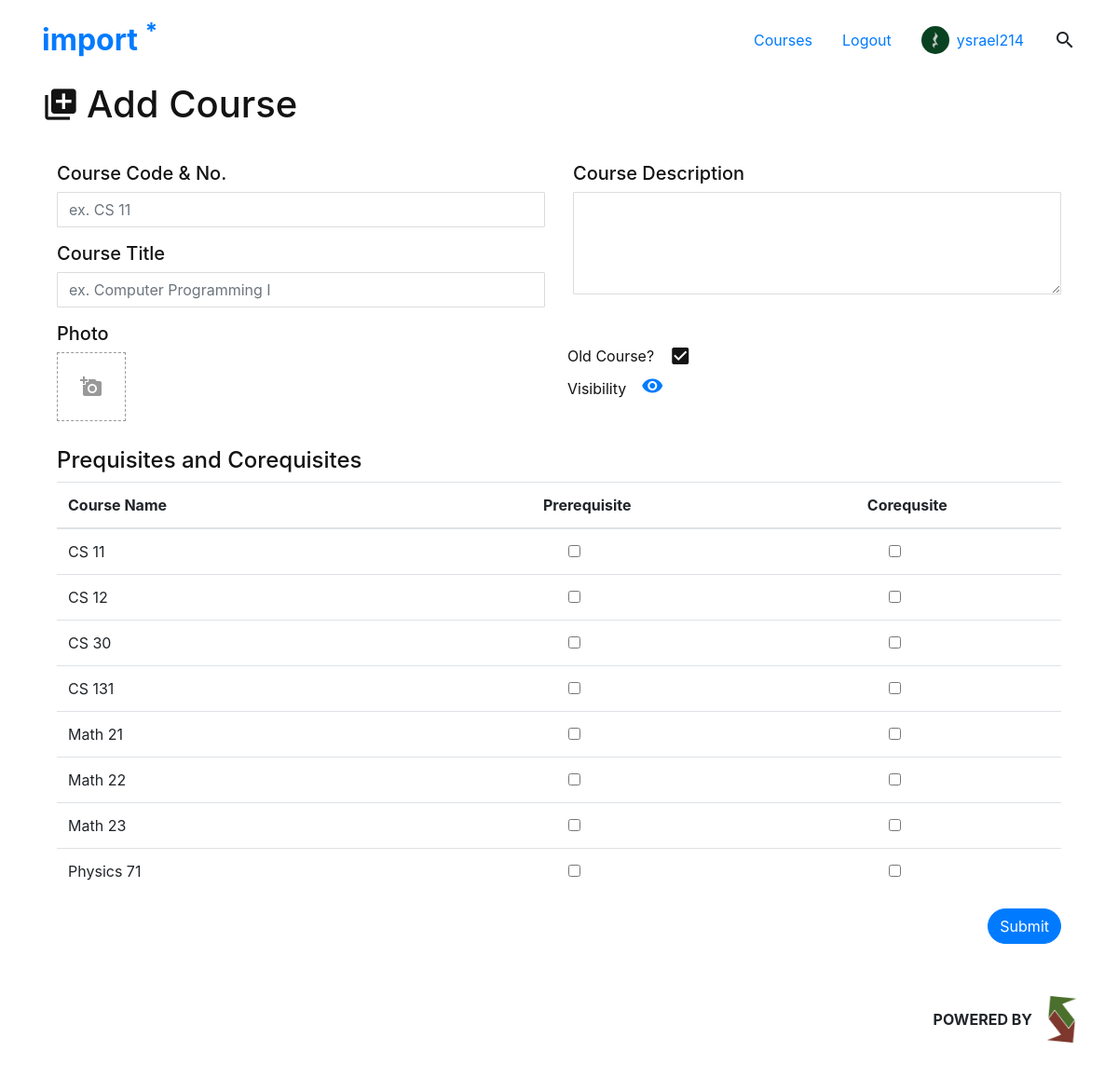
/su/course/add/ (signed in), run on an earlier commit of the app's database.
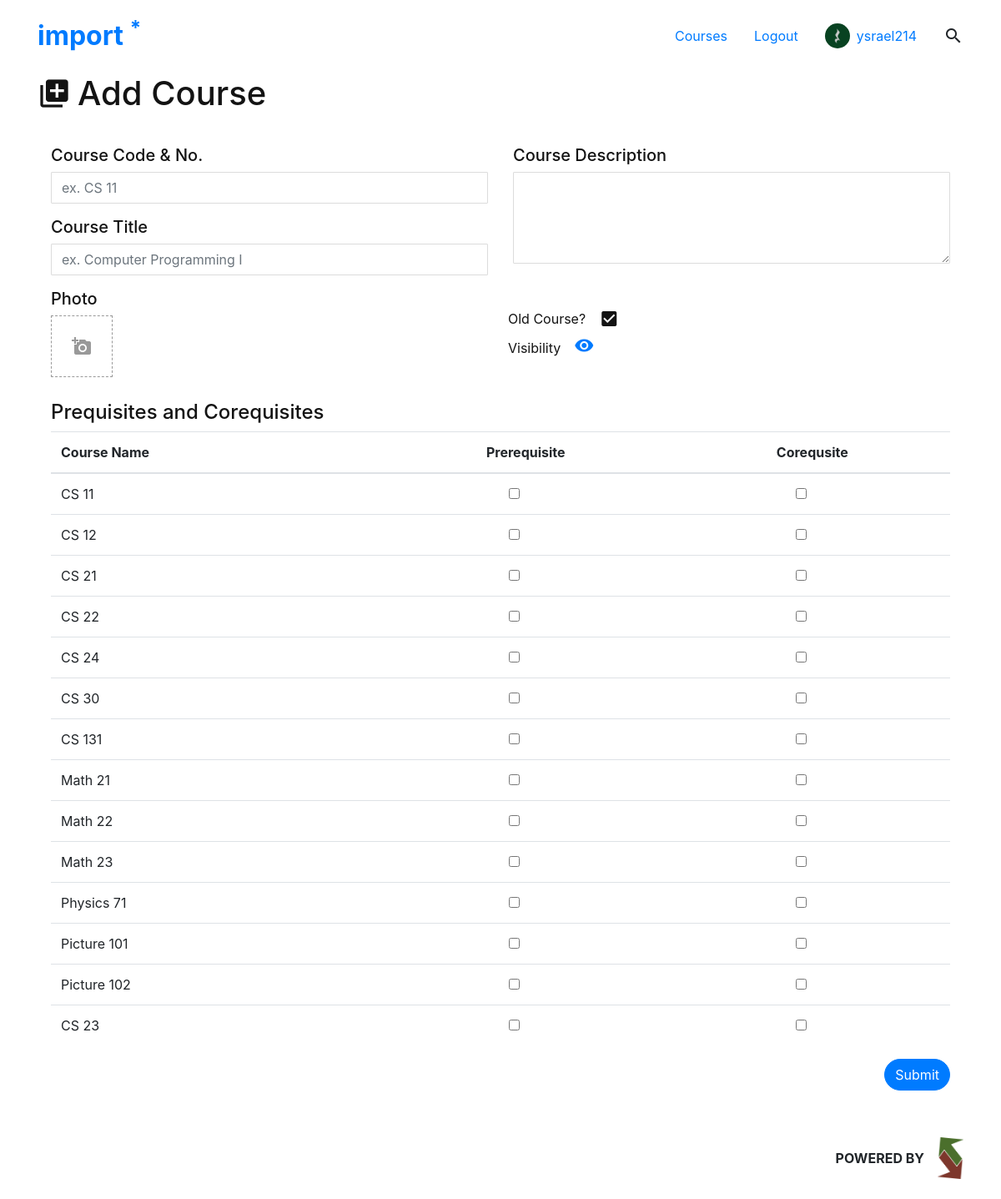
And on a later commit of the database.
### reviewer/models.py (models this page shows, shortened)
class Course(models.Model):
	name = models.CharField("Course Name", max_length=20)
	code = models.CharField("Course Code", max_length=10)
	number = models.CharField("Course Number", max_length=10)
	number_len = models.PositiveSmallIntegerField(default=1)
	title = models.CharField("Course Title", max_length=50)
	description = models.TextField("Course Description", blank=True)
	old_curr = models.BooleanField("Pre-2018 Curriculum Exclusive?", default=False)
	visible = models.BooleanField("Visible?", default=True)
	prereqs = models.ManyToManyField('self', blank=True, default=None, symmetrical=False, related_name="preq")
	coreqs = models.ManyToManyField('self', blank=True, default=None,symmetrical=False , related_name="creq")
	lastupdated = models.DateTimeField("Last Updated", default=timezone.now)
	image = models.ImageField(verbose_name="Cover Photo", null=True, blank=True, upload_to=course_uploadto)

### reviewer/views.py (the view)
# urls.py: path('su/course/<str:purpose>/', views.admin_course, name="admin_course"),
def admin_course(request, purpose):
	return admin_get_course(request, purpose, False)

### reviewer/forms.py
class CourseForm(forms.Form):
	query = Course.objects.order_by('code', 'number_len', 'number')
	name = forms.CharField(max_length=20, widget=forms.TextInput(attrs={'class': 'form-control', 'placeholder' : 'ex. CS 11'}))
	code = forms.CharField(max_length=10)
	number = forms.CharField(max_length=10)
	title = forms.CharField(max_length=50, widget=forms.TextInput(attrs={'class': 'form-control', 'placeholder' : 'ex. Computer Programming I'}))
	description = forms.CharField(widget=forms.Textarea(attrs={'class': 'form-control', 'placeholder' : '', 'rows': 4}), required=False)
	old_curr = forms.BooleanField(widget=forms.CheckboxInput(attrs={ 'class': 'form-check-input' }), required=False, initial=False)
	visible = forms.BooleanField(widget=forms.CheckboxInput(attrs={ 'class': 'form-check-input' }), required=False, initial=True)
	lastupdated = datetime.datetime.now()
	image = forms.ImageField(required=False)
	prereq = forms.ModelMultipleChoiceField(
		widget = forms.CheckboxSelectMultiple(),
        queryset = query,
        required = False
	)
	coreq = forms.ModelMultipleChoiceField(
		widget = forms.CheckboxSelectMultiple(),
        queryset = query,
        required = False
	)

### reviewer/templates/reviewer/admin.html (shortened to what this page needs)
{% extends 'reviewer/base.html' %}
{% block content %}
<div class="container pt-5">
	<div class="pt-4" style="color: #131313">
		{% include 'reviewer/courses/course_add.html' %}
	</div>
</div>
{% endblock %}

### reviewer/templates/reviewer/courses/course_add.html (shortened to what this page needs)
<h1 class="admin-title mb-3 mt-3 h1">
	<span class="d-inline-flex">
		<i class="material-icons my-auto mr-2 import-font-primary" style="font-size: inherit;">
		</i>
		<span class="my-auto">Add Course</span>
	</span>
</h1>
<div class="d-flex flex-column p-3">
	<form class="form-group" method="POST" action="{% url 'admin_course' 'add' %}" enctype="multipart/form-data">
		<div class="row">
			<div class="col-lg-6">
				<div class="form-control-group mb-3">
					<h5>Course Code & No.</h5>
					{{ courseform.name }}
				</div>
				<div class="form-control-group mb-3">
					<h5>Course Title</h5>
					{{ courseform.title }}
				</div>
			</div>
			<div class="col-lg-6">
				<div class="form-control-group mb-3">
					<h5>Course Description</h5>
					{{ courseform.description }}
				</div>
			</div>
		</div>
		<div class="row w-100">
			<div class="col-lg-6 mr-4 col-3">
				<h5>Photo</h5>
				<button class="mx-auto border-dashed import-image-drag {% if user.is_authenticated %}import-image-drag-enabled{%else%}-disabled{%endif%}" data-file-target="course-image-upload" style="border-width: 1px" type="button">
					<i class="material-icons p-4">
					</i>
				</button>
			</div>
			<div class="mt-4">
				<div class="form-group mb-2">
					<div class="d-inline-flex">
						<span class="my-auto mr-3">
						Old Course?
						</span>
						<i class="material-icons my-auto">
						</i>
					</div>
				</div>
				<div class="form-group">
					<p class="d-inline-flex">
						<span class="mr-3 my-auto">Visibility</span>
						<a href="#"><i class="material-icons my-auto">
						</i></a>
					</p>
				</div>
			</div>
		</div>
		<div class="d-flex mt-3">
			<div class="mx-auto w-100">
				<h4>Prequisites and Corequisites</h4>
				<table class="table">
				  <thead>
				    <tr>
				      <th scope="col">Course Name</th>
				      <th scope="col" class="text-center">Prerequisite</th>
				      <th scope="col" class="text-center">Corequsite</th>
				    </tr>
				  </thead>
				  <tbody>
				  	<fieldset>
					{% for course in courses %}
						<tr>
					      <td scope="row">{{course.name}}</td>
					      <td class="text-center">
					      	<input type="checkbox" class="form-check-input" name="prereq" value="{{course.id}}" id="id_prereq_{{forloop.counter0}}">
					      </td>
					      <td class="text-center">
					      	<input type="checkbox" class="form-check-input" name="coreq" value="{{course.id}}" id="id_prereq_{{forloop.counter0}}">
					      </td>
					    </tr>
					{% endfor %}
					</fieldset>
				  </tbody>
				</table>
			</div>
		</div>
		<div class="form-group w-100 d-flex my-0">
			<input class="btn btn-primary ml-auto mr-auto mr-lg-0" type="submit" value="Submit">
		</div>
	</form>
</div>

What changed in the data, as far as the page shows it:
added Course: name "CS 21"
added Course: name "CS 22"
added Course: name "CS 24"
added Course: name "Picture 101"
added Course: name "Picture 102"
added Course: name "CS 23"
